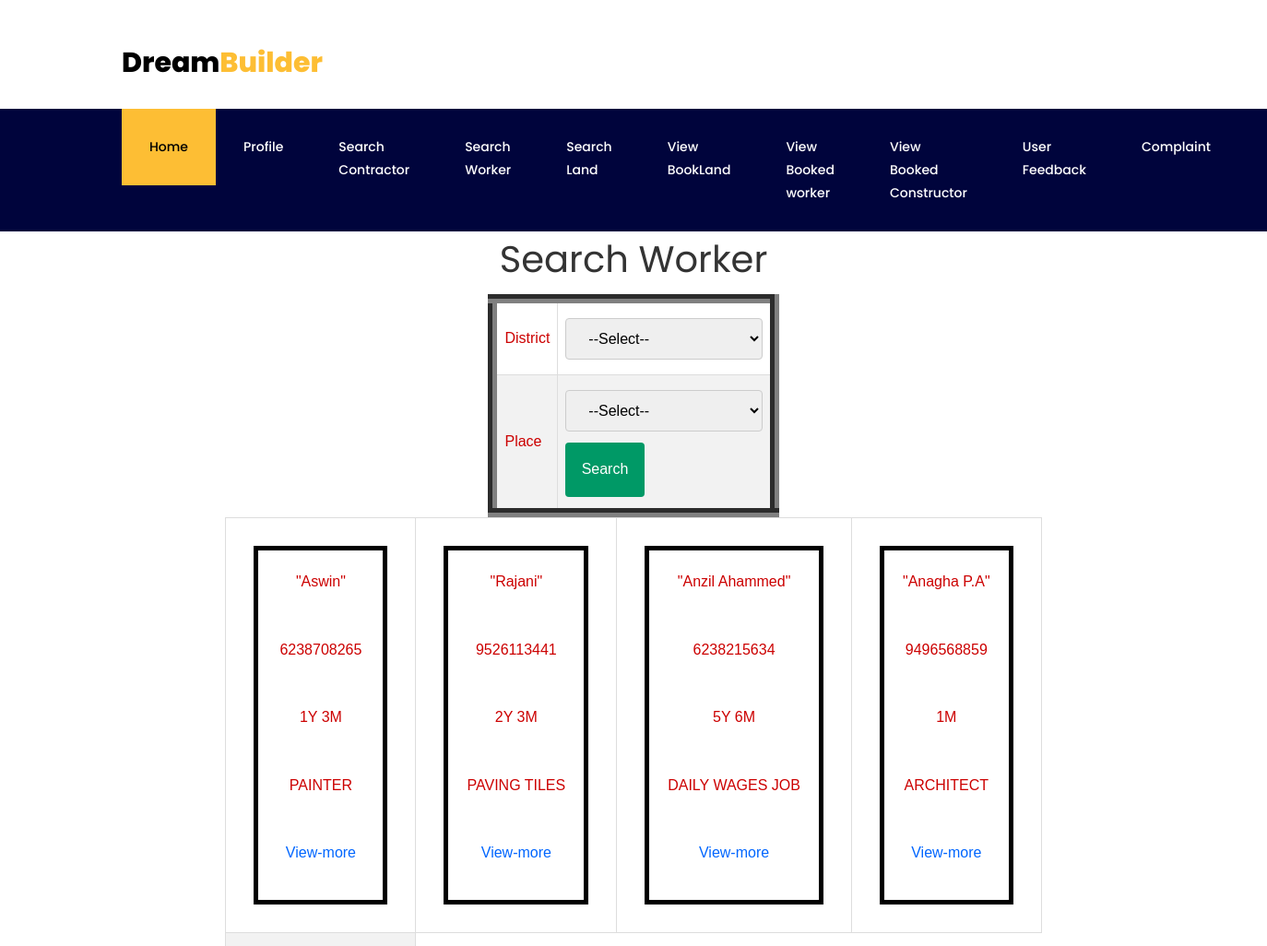
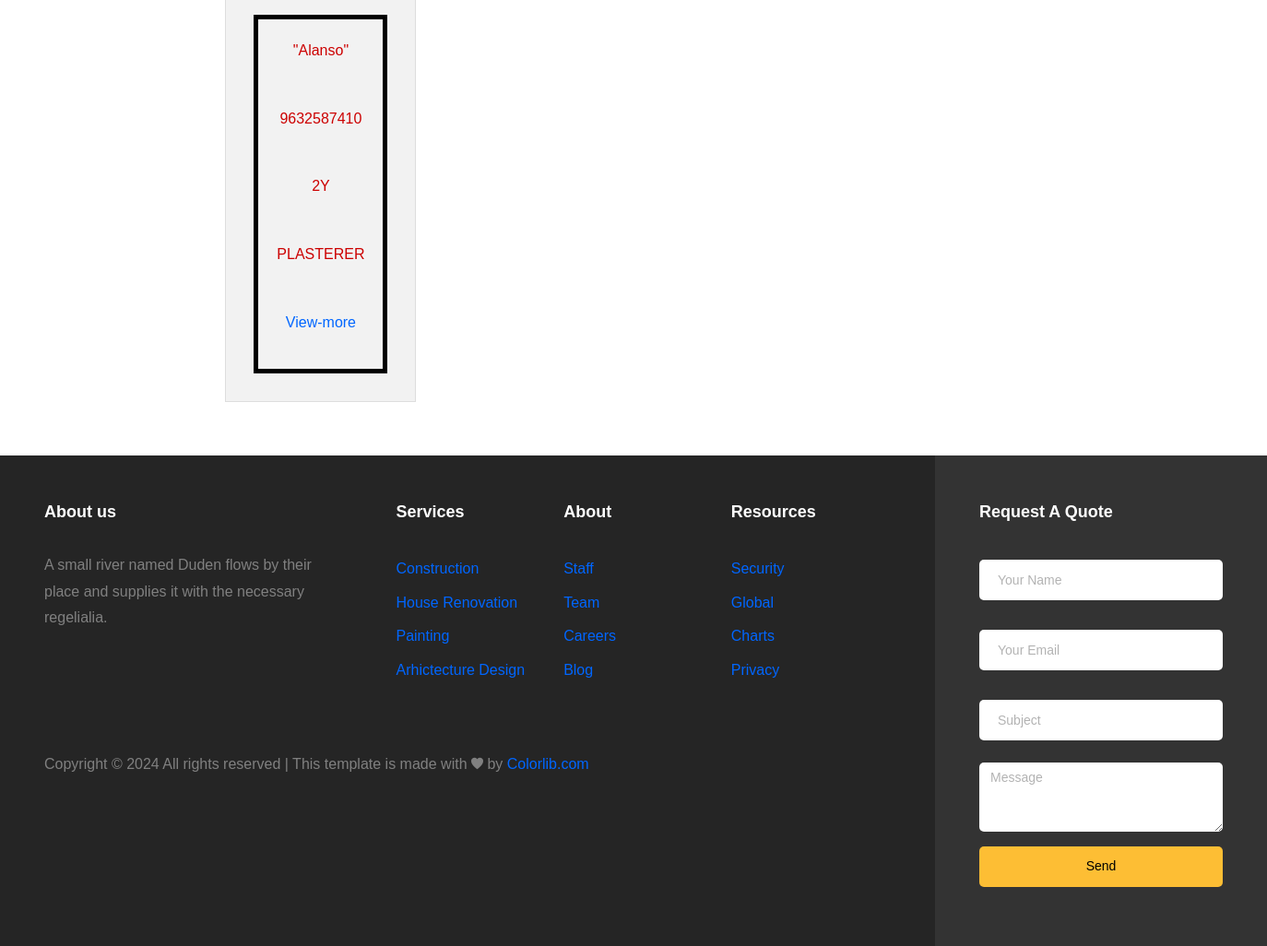
Screenshot of /User/searchworker/ (signed in) with the database file from the repository (2 pictures, top to bottom).
### Guest/models.py (models this page shows)
class Newworker(models.Model):
    Name=models.CharField(max_length=30)
    Contact=models.CharField(max_length=30)
    Gender=models.CharField(max_length=20)
    Email=models.EmailField(unique=True)
    Place=models.ForeignKey(Place,on_delete=models.SET_NULL,null=True)
    Experience=models.CharField(max_length=30)
    title=models.CharField(max_length=30,null=True)
    Address=models.TextField(max_length=50)
    Username=models.CharField(max_length=30)
    Password=models.CharField(unique=True,max_length=20)
    worker_bookingstatus=models.IntegerField(default=False,null=True)
    Proofworker=models.FileField(upload_to="identyworker/",null=True)

### User/views.py (the view)
# urls.py: path('searchworker/',views.workersearch,name="searchworker"),
def workersearch(request):
    if "userid" in request.session:
        dist=District.objects.all()
        if request.method=="POST":
            plcid=request.POST.get('txt_place')
            plce=Place.objects.get(id=plcid)
            Wrkrsrch=Newworker.objects.filter(Place=plce)
            return render(request,"user/SearchWorker.html",{"District":dist,"Wrkrsrch":Wrkrsrch})
        else:
            Wrkrsrch=Newworker.objects.all()
            return render(request,"User/SearchWorker.html",{"District":dist,"Wrkrsrch":Wrkrsrch})
    else:
        return redirect('Guest:Login')

### Admin/models.py (called while the page is built)
    def __str__(self):
        return self.District_name

### User/templates/User/SearchWorker.html (shortened to what this page needs)
{% extends 'User/Header.html' %}
 {% load static %}
    {% block content %}
    <form method="POST" enctype="multipart/form-data" id="SearchWorker" place-url="{% url 'Guest:load_place' %}">
        <h1 align="center">Search Worker</h1>
        <div id="tab">
        <table border="10" align="center" cellpadding="10">
            <tr>
                <td>District</td>
                <td><select name="txt_distict" type="text" id="district">
                        <option>--Select--</option>
                    </select></td>
            </tr>
            <tr>
                <td>Place</td>
                <td><select name="txt_place" type="text" id="place">
                        <option>--Select--</option>
                    </select>
                <input type="submit" name="search" value="Search"></td>
            </tr>
        </table>
        <div>
    </form>
    <div id="data">
        <table align="center" cellpadding="30" style="border-collapse: collapse;">
            <tr>
                {% for i in Wrkrsrch %}
                <td>
                    <div style="text-align: center;border: 5px solid black; margin: 22px; padding: 20px;">
                        <p>"{{i.Name}}"</p>
                        <br>
                        <p>{{i.Contact}}</p>
                        <br>
                        <p>{{i.Experience}}</p>
                        <br>
                        <p>{{i.title}}</p>
                        <br>
                        <p><a href="{% url 'User:viewmoresrchwrk' i.id %}">View-more</a></p>
                    </div>
                </td>
                {% if forloop.counter|divisibleby:4 %}
            </tr>
            <tr>
                {% endif %}
                {% endfor %}
        </table>
    </div>
    {% endblock  %}

### Guest/static/form/form.css (style rules this page uses)
#tab { font-family: "Trebuchet MS", Arial, Helvetica, sans-serif; border-collapse: collapse; width: 100%; }
#tab td, #tab th { border: 1px solid #ddd; padding: 8px; color: #C00; }
#tab a { color:#06F; }
#tab tr:nth-child(even) { background-color: #f2f2f2; }
input[type=text],[type=password],[type=email],[type=date], select { width: 100%; padding: 12px 20px; margin: 8px 0; display: inline-block; border: 1px solid #ccc; border-radius: 4px; box-sizing: border-box; }
input[type=submit] { width: 40%; background-color: #096; color: white; padding: 15px; margin: 4px 0; border: none; border-radius: 4px; cursor: pointer; }

### rows the page displays
Newworker: Name "Aswin", Contact "6238708265", Experience "1Y 3M", title "PAINTER"
Newworker: Name "Rajani", Contact "9526113441", Experience "2Y 3M", title "PAVING TILES"
Newworker: Name "Anzil Ahammed", Contact "6238215634", Experience "5Y 6M", title "DAILY WAGES JOB"
Newworker: Name "Anagha P.A", Contact "9496568859", Experience "1M", title "ARCHITECT"
Newworker: Name "Alanso", Contact "9632587410", Experience "2Y", title "PLASTERER"
